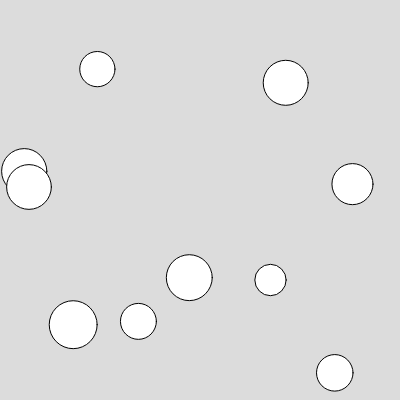
Frame 1 (no input)
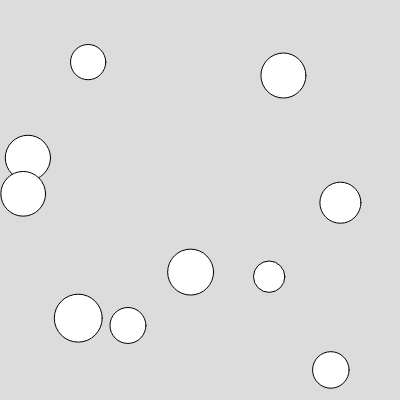
Frame 60 (no input)
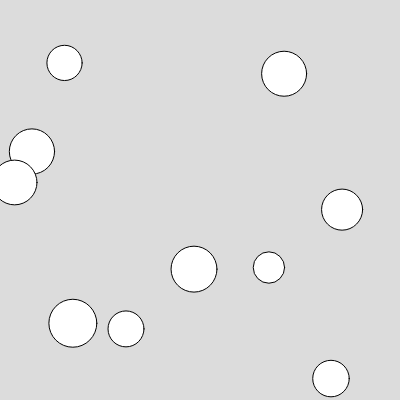
Frame 120 (the mouse pressed at the canvas centre since frame 60)

The p5.js sketch that drew these frames (run headless with seeded random() and noise() and a simulated clock; from frame 60 on, the mouse is pressed at the canvas centre):

// p5.js sketch
// ── sketch.js
myBubbles = [];

function setup() { 
  createCanvas(400, 400);
  
    for (var i = 0; i < 10; i++)
    {
      var tempBubble = new Bubble();
      myBubbles.push(tempBubble);
    }


} 

function mousePressed(){

  for (var i = 0 ; i < myBubbles.length; i++)
  {
    myBubbles[i].clicked(mouseX, mouseY);
  }
  
}

function draw() { 
  background(220);
  
  for (var i = 0; i < myBubbles.length; i++)
  {
    myBubbles[i].display();
    myBubbles[i].move();
  }
}

function Bubble() {
  
  this.x = random(0,400);
  this.y = random(0,400);
  this.radius = random(15,25);
  this.col = color(255);
  
  
  this.move = function(){
    
    this.x += random(-2,2);
    this.y += random(-2,2);
    
  }
  
  this.display = function()
  {
    fill(this.col);
    ellipse(this.x, this.y, this.radius*2, this.radius*2);
  }
  
  this.clicked = function(x, y){
    
    var d = dist(x,y,this.x,this.y)
    if ( d < this.radius)
    {
    this.col = color(random(255), random(255), random(255));  
    }
  }
  
}
